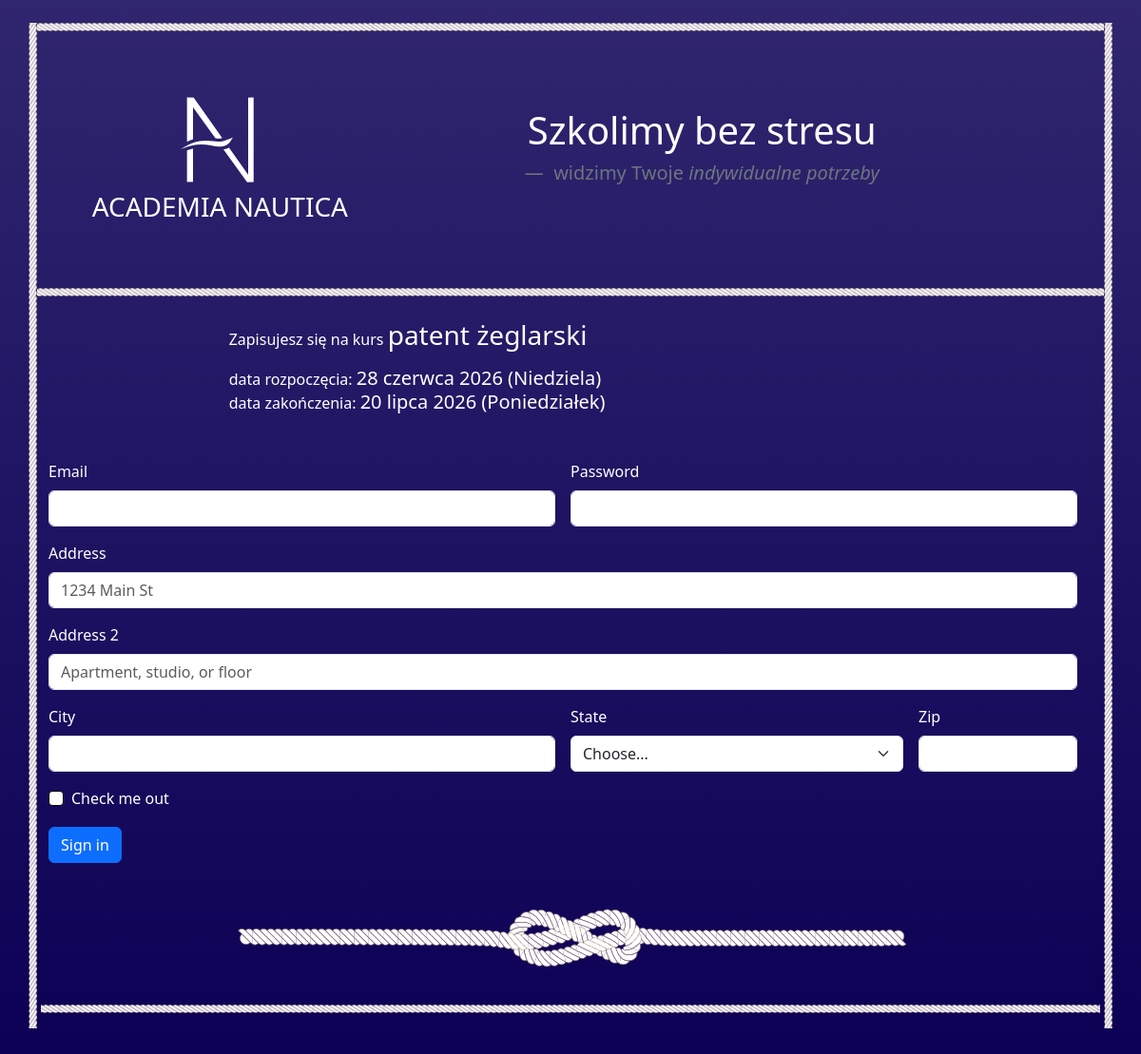
/18, run on the app's committed database.
### basepage/models.py (models this page shows)
class KursyWszystkie(models.Model):
    kursu_lp = models.AutoField(primary_key=True)
    kursu_kod = models.CharField(unique=True, blank=True, null=True)
    kursu_schedule = models.CharField(blank=True, null=True)
    kursu_data_start = models.DateField(blank=True, null=True)
    kursu_data_end = models.DateField(blank=True, null=True)
    kursu_prise = models.IntegerField(blank=True, null=True)
    kursu_name = models.CharField(blank=True, null=True)
    class Meta:
        managed = False
        db_table = 'Kursy_wszystkie'

### basepage/views.py (the view)
# urls.py: path('<int:elem_id>', kursu_zapis, name='form_zapis'),
def kursu_zapis(request, elem_id):
    p = KursyWszystkie.objects.get(kursu_lp=elem_id)
    if p.kursu_data_start==p.kursu_data_end:
        wskaznik=''
    else:
        wskaznik=1
    context = {
        'post': p,
        'wskaznik': wskaznik,
        'liczba_lat': liczba_lat,
        'foremnik': foremnik,
    }
    return render(request, 'basepage/form_zapis.html', context)

### basepage/templates/basepage/form_zapis.html (shortened to what this page needs)
{% extends "basepage/base.html" %}
{% load static %}
{% block content %}
<div class="row p-3">
        <div class="col-2 pt-2 pb-3">
        </div>
        <div class="col-8 pt-2">
          {% if wskaznik %}
                    <p>Zapisujesz się na kurs <span class="h3">{{post.kursu_name}}</span></p>
                        <p>data rozpoczęcia: <span class="h5">{{post.kursu_data_start|date:"d E Y (l)"}}</span>
                    <br>data zakończenia: <span class="h5">{{post.kursu_data_end|date:"d E Y (l)"}}</span></span></p>
                        {% else %}
                    <p>Zapisujesz się na <span class="h3">{{post.kursu_name}}</span></p>
                    <p>odbywający się w dniu: <span class="h5">{{post.kursu_data_start|date:"d E Y (l)"}}</span></p>
                        {% endif %}
          </div>
<form class="row g-3">
  <div class="col-md-6">
    <label for="inputEmail4" class="form-label">Email</label>
    <input type="email" class="form-control" id="inputEmail4">
  </div>
  <div class="col-md-6">
    <label for="inputPassword4" class="form-label">Password</label>
    <input type="password" class="form-control" id="inputPassword4">
  </div>
  <div class="col-12">
    <label for="inputAddress" class="form-label">Address</label>
    <input type="text" class="form-control" id="inputAddress" placeholder="1234 Main St">
  </div>
  <div class="col-12">
    <label for="inputAddress2" class="form-label">Address 2</label>
    <input type="text" class="form-control" id="inputAddress2" placeholder="Apartment, studio, or floor">
  </div>
  <div class="col-md-6">
    <label for="inputCity" class="form-label">City</label>
    <input type="text" class="form-control" id="inputCity">
  </div>
  <div class="col-md-4">
    <label for="inputState" class="form-label">State</label>
    <select id="inputState" class="form-select">
      <option selected>Choose...</option>
    </select>
  </div>
  <div class="col-md-2">
    <label for="inputZip" class="form-label">Zip</label>
    <input type="text" class="form-control" id="inputZip">
  </div>
  <div class="col-12">
    <div class="form-check">
      <input class="form-check-input" type="checkbox" id="gridCheck">
      <label class="form-check-label" for="gridCheck">
        Check me out
      </label>
    </div>
  </div>
  <div class="col-12">
    <button type="submit" class="btn btn-primary">Sign in</button>
  </div>
</form>
{% endblock %}

### basepage/static/basepage/anw_style.css (style rules this page uses)
body { background-color: #0C0055; }
html { scroll-behavior: smooth; }
.form-check-input { border-color: #000; }

### data on the page
KursyWszystkie: kursu_name "patent żeglarski", kursu_data_start "28 czerwca 2026 (Niedziela)", kursu_data_end "20 lipca 2026 (Poniedziałek)"
